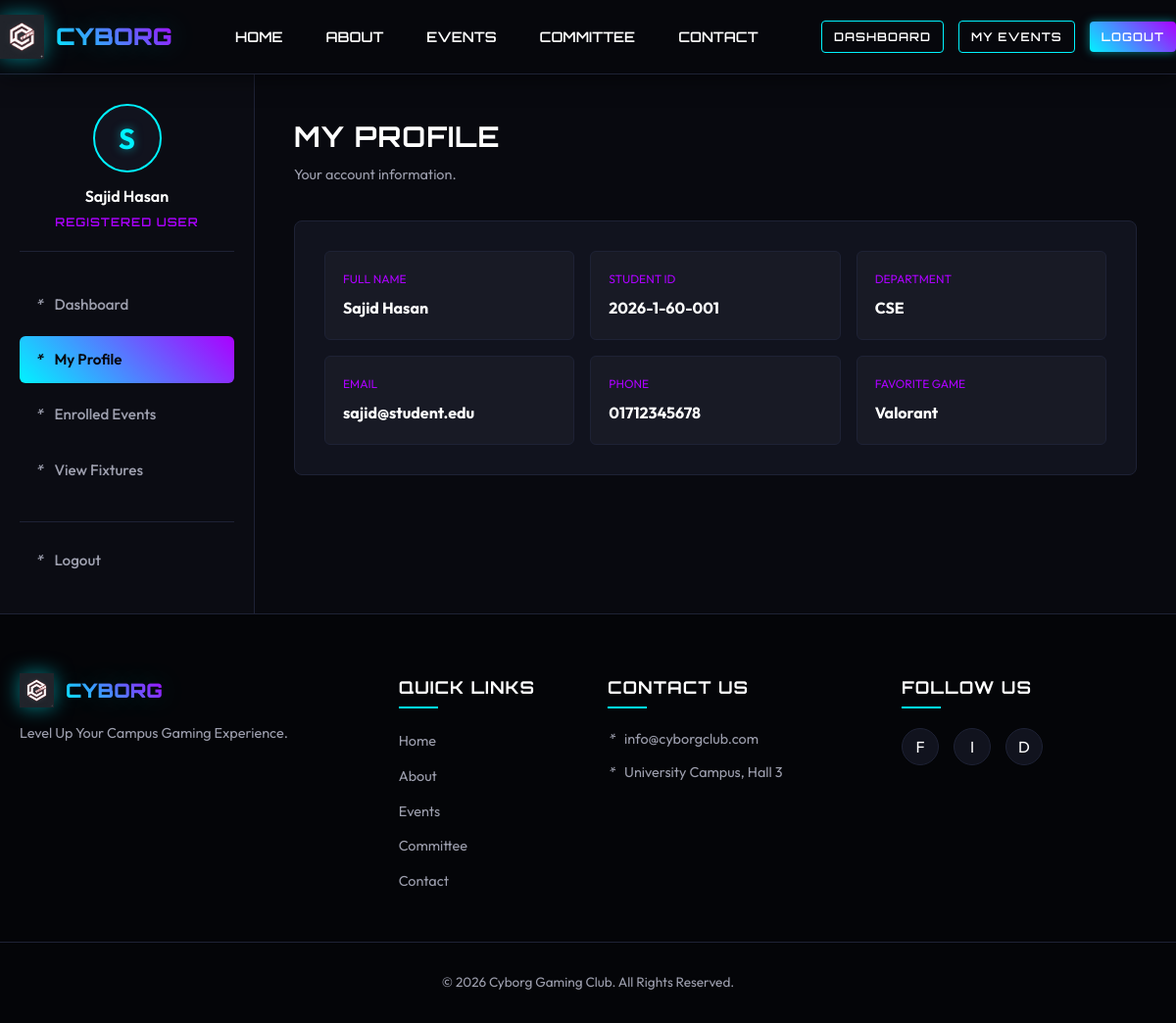
The app's page /user/profile.php (signed in) with its own data.
### tables this page shows
CREATE TABLE users (
    id INT AUTO_INCREMENT PRIMARY KEY,
    full_name VARCHAR(100) NOT NULL,
    student_id VARCHAR(50) NOT NULL UNIQUE,
    department VARCHAR(100) NOT NULL,
    email VARCHAR(150) NOT NULL UNIQUE,
    phone VARCHAR(30) NOT NULL,
    password VARCHAR(255) NOT NULL,
    favorite_game VARCHAR(100) NOT NULL,
    role ENUM('user','admin') NOT NULL DEFAULT 'user',
    created_at DATETIME NOT NULL DEFAULT CURRENT_TIMESTAMP
);

### includes/helpers.php (called while the page is built, shortened)
<?php
function h($value) {
    return htmlspecialchars((string)$value, ENT_QUOTES, "UTF-8");
}
?>

### user/profile.php (the view, shortened to what this page needs)
<?php
require_once __DIR__ . "/../includes/auth_check.php";
include __DIR__ . "/../includes/header.php";
$stmt = mysqli_prepare($conn, "SELECT full_name, student_id, department, email, phone, favorite_game, created_at FROM users WHERE id = ?");
mysqli_stmt_bind_param($stmt, "i", $_SESSION["user_id"]);
mysqli_stmt_execute($stmt);
$user = mysqli_fetch_assoc(mysqli_stmt_get_result($stmt));
?>
<div class="dashboard-wrapper">
    <?php include __DIR__ . "/../includes/user_sidebar.php"; ?>
    <main class="db-content">
        <div class="db-header"><div><h1 class="db-title">My Profile</h1><p class="db-subtitle">Your account information.</p></div></div>
        <div class="db-panel">
            <div class="profile-info-grid">
                <?php foreach (["Full Name" => "full_name", "Student ID" => "student_id", "Department" => "department", "Email" => "email", "Phone" => "phone", "Favorite Game" => "favorite_game"] as $label => $key): ?>
                    <div class="info-card"><span><?php echo h($label); ?></span><strong><?php echo h($user[$key]); ?></strong></div>
                <?php endforeach; ?>
            </div>
        </div>
    </main>
</div>
<?php include __DIR__ . "/../includes/footer.php"; ?>

### assets/css/main.css (style rules this page uses)
:root { --bg-main: #07080d; --bg-card: #11131e; --bg-card-hover: #181b2b; --color-primary: #00f3ff; --color-secondary: #ab00ff; --color-text-white: #ffffff; --color-text-gray: #9d9fae; --color-text-dark: #07080d; --color-danger: #ff0055; --color-success: #00ff66; --border-color: #1e2235; --font-heading: 'Orbitron', sans-serif; --font-body: 'Outfit', sans-serif; --glow-cyan: 0 0 10px rgba(0, 243, 255, 0.5); --glow-purple: 0 0 10px rgba(171, 0, 255, 0.5); --transition-speed: 0.3s; }
* { box-sizing: border-box; margin: 0; padding: 0; }
body { background-color: var(--bg-main); color: var(--color-text-gray); font-family: var(--font-body); line-height: 1.6; overflow-x: hidden; min-height: 100vh; display: flex; flex-direction: column; }
h1, h2, h3, h4, h5, h6 { font-family: var(--font-heading); color: var(--color-text-white); letter-spacing: 1px; font-weight: 700; }
main { flex: 1; padding: 40px 0; }

### css/dashboard.css (style rules this page uses)
.dashboard-wrapper { display: grid; grid-template-columns: 260px 1fr; min-height: calc(100vh - 78px - 310px); }
.db-content { padding: 40px; background-color: #08090f; }
.db-header { display: flex; justify-content: space-between; align-items: center; margin-bottom: 35px; }
.db-title { font-size: 1.8rem; text-transform: uppercase; }
.db-subtitle { font-size: 0.9rem; color: var(--color-text-gray); margin-top: 5px; }
.db-panel { background-color: var(--bg-card); border: 1px solid var(--border-color); border-radius: 8px; padding: 30px; }

### records on screen
users: full_name "Sajid Hasan", student "2026-1-60-001", department "CSE", email "sajid@student.edu", phone "01712345678", favorite_game "Valorant"

### other values on screen
substr($_SESSION["full_name"] ?? "U", 0, 1) "S"
$_SESSION["full_name"] "Sajid Hasan"
$label "FULL NAME"
$label "STUDENT ID"
$label "DEPARTMENT"
$label "EMAIL"
$label "PHONE"
$label "FAVORITE GAME"
